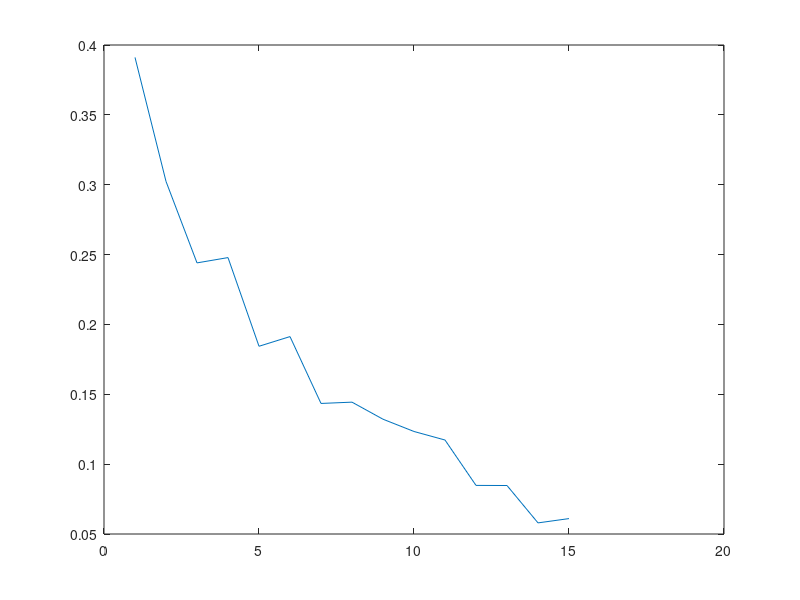

MATLAB code to generate this figure:
clc
clear all
load training.mat
load spydata.mat

L=15;
MSE =[];
for L=1:1:15
% for L=0:15;
b_pilot=training(L+1:32);
r=received;


% calculate R and w
R=zeros(32-L,L+1);
for i=1:32-L
    for j=1:L+1
        R(i,j)=r(L+1+i-j);
    end
end
%w=inv(R'*R)*R'*b_pilot;
w=R'*R\R'*b_pilot;
% evaluate MSE
b_pilottest=R*w;
mse=0;
delta=zeros(32-L,1);
for i=1:(32-L)
    
    mse=mse+(b_pilot(i)-b_pilottest(i))^2;
    delta(i)=(b_pilot(i)-b_pilottest(i))^2;
end
MSE(L)=mse;
MSE(L)=MSE(L)/(32-L);
end 

l=1:1:15;
figure(1)
plot(l,MSE)